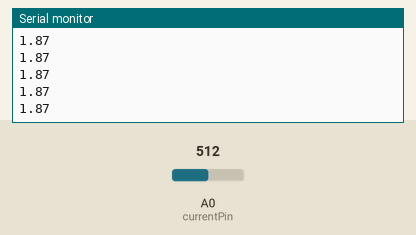
This sketch was run on a simulated Arduino Uno, built with avr-gcc and run on an emulated ATmega328P. Parts: the last lines printed to the serial monitor. Inputs (shaded band) come from the test bench; at power-on: A0 (currentPin) = 512.

Above: at 1.2 s.
1.3 s: A0 (currentPin) set to 716
At 1.52 s:
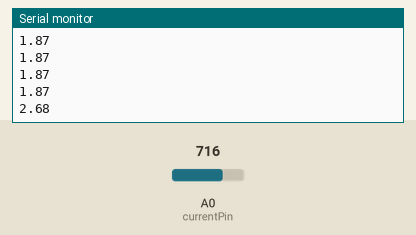
2.8 s: A0 (currentPin) set to 900
At 2.81 s:
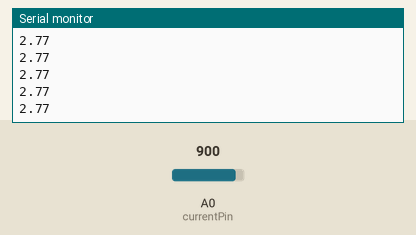
Timing chart, 0 to 5.8 s (numbered marks = the images above; inputs shaded):
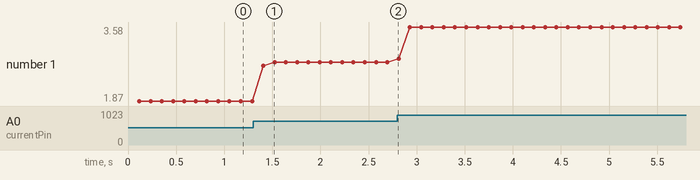

Measured:
- after the input at 1.3 s, the serial monitor: prints a new line after 0.11 s (image 1)
- plotted number 1: 1.87 → 2.77 after the input at 1.3 s, 2.77 → 3.58 after the input at 2.8 s

The sketch:

DC_Current_Measure.ino
```cpp
/*
 *  Author:dharmendra Kumar Yadav

 */
const int currentPin = A0;
void setup() {

  Serial.begin(9600);
}

void loop() {

  float average = 0;
  for(int i = 0; i < 100; i++) {
    average = average + (.044 * analogRead(A0) - 3.78) / 1000;//this is
    //for the 5A mode, if 20A or 30A mode, need to modify this formula to
    //(.19 * analogRead(A0) -25) for 20A mode and
    //(.044 * analogRead(A0) -3.78) for 30A mode
    delay(1);
  }
  Serial.println(average);
}
```
